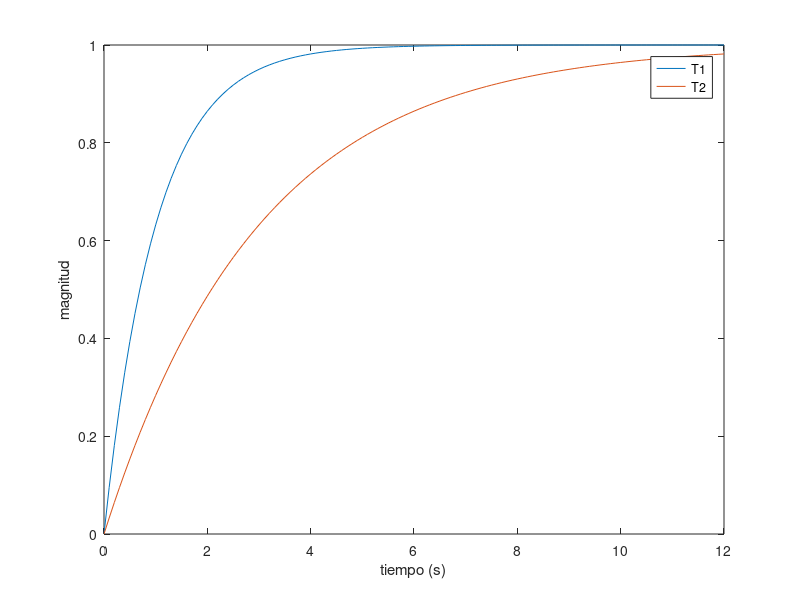
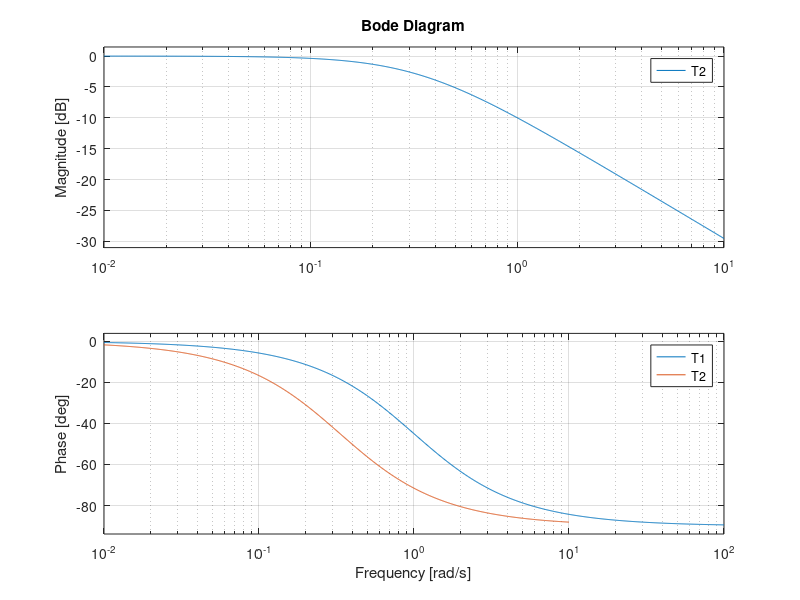

The MATLAB source for these figures, in order:
% Ejemplo 
T1 = tf(1,[1,1])
T2 = tf(1,[3,1])
t = 0:0.1:12;
y1 = step(T1,t);
y2 = step(T2,t);
plot(t,y1,t,y2)
legend('T1','T2')
xlabel('tiempo (s)')
ylabel('magnitud')

% frecuencia
figure(2)
bode(T1)
hold on
bode(T2)
legend('T1','T2')
